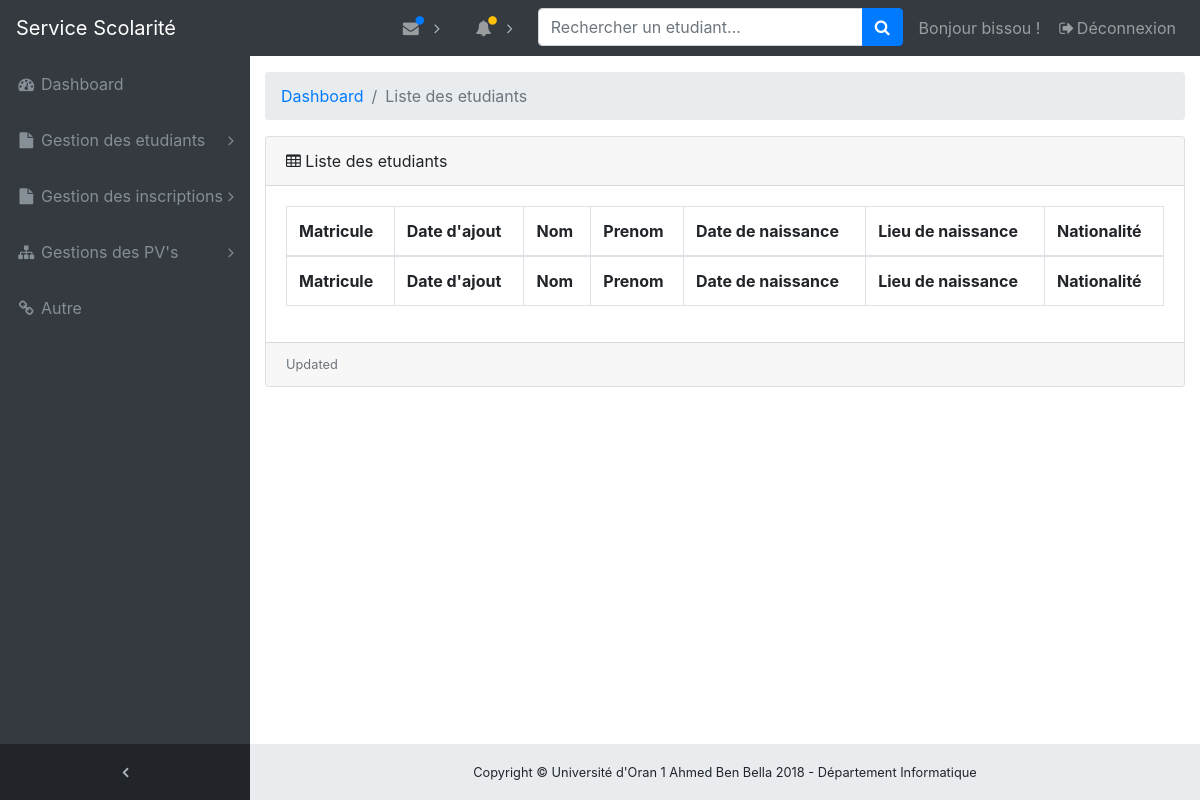
Before: /dashboard/liste_etudiants/ (signed in) with the older database file.
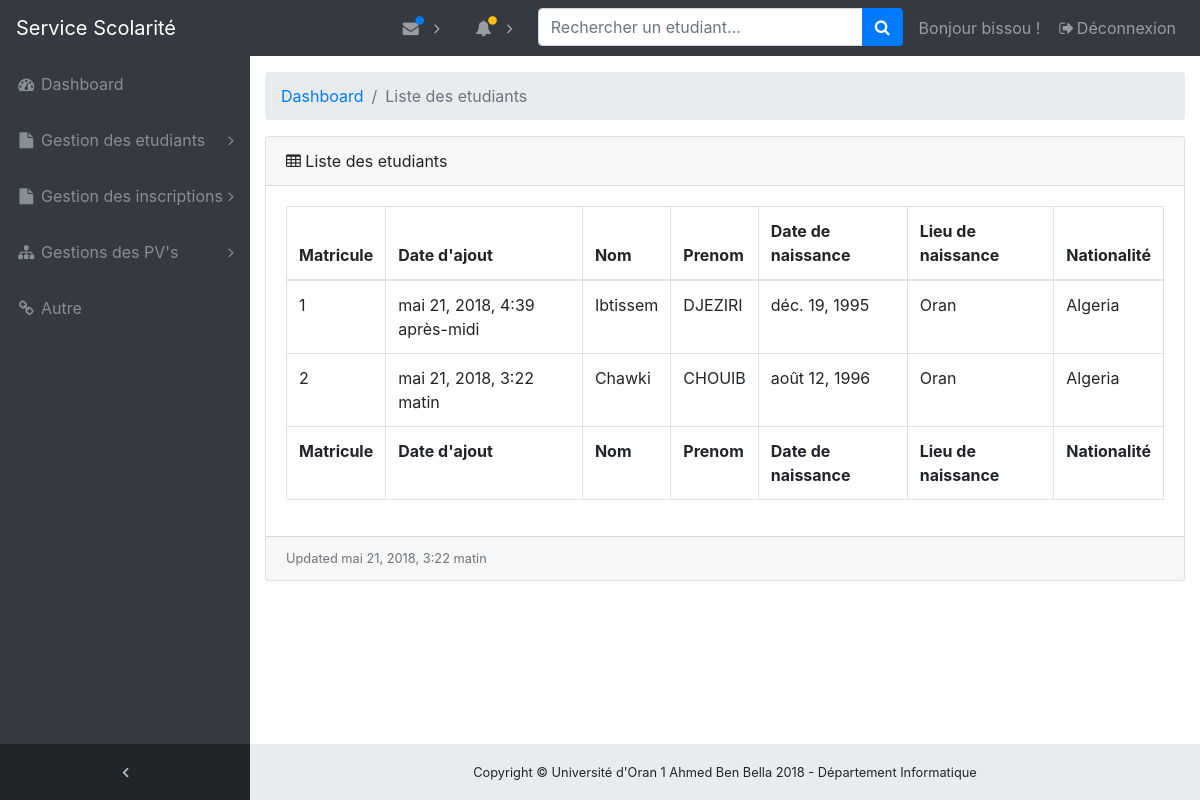
After: the same page with the newer database file.
### inscriptions/models.py (models this page shows, shortened)
class Etudiant(models.Model):
    user = models.OneToOneField('auth.User')
    sexe = models.CharField(
        choices=(('Homme', 'Homme'), ('Femme', 'Femme')), max_length=100, blank=True)
    adresse = models.CharField(max_length=256)
    date_naissance = models.DateField(blank=True, null=True)
    lieu_naissance = models.CharField(max_length=256, blank=True, null=True)
    nationalite = CountryField(blank=True)
    telephone = models.CharField(max_length=256, blank=True)
    class Meta:
        db_table = "etudiant"
        verbose_name = "Etudiant"
        verbose_name_plural = "Etudiants"

### dashboard/views.py (the view)
def dashboard_liste_etudiants(request):
    if request.user.is_authenticated:
        etudiants = Etudiant.objects.all()
        return render(request, 'dashboard/liste_etudiants.html', {'etudiants': etudiants})
    else:
        return redirect('login_account')

### dashboard/templates/dashboard/liste_etudiants.html
{% extends 'dashboard/base.html' %}
{% load staticfiles %}
{% block content %}
    <ol class="breadcrumb">
        <li class="breadcrumb-item">
            <a href="{% url 'dashboard_home_page' %}">Dashboard</a>
        </li>
        <li class="breadcrumb-item active">Liste des etudiants</li>
    </ol>
    <div class="card mb-3">
        <div class="card-header">
            <i class="fa fa-table"></i> Liste des etudiants
        </div>
        <div class="card-body">
            <div class="table-responsive">
                <table class="table table-bordered" id="dataTable" width="100%" cellspacing="0">
                    <thead>
                    <tr>
                        <th>Matricule</th>
                        <th>Date d'ajout</th>
                        <th>Nom</th>
                        <th>Prenom</th>
                        <th>Date de naissance</th>
                        <th>Lieu de naissance</th>
                        <th>Nationalité</th>
                    </tr>
                    </thead>
                    <tfoot>
                    <tr>
                        <th>Matricule</th>
                        <th>Date d'ajout</th>
                        <th>Nom</th>
                        <th>Prenom</th>
                        <th>Date de naissance</th>
                        <th>Lieu de naissance</th>
                        <th>Nationalité</th>
                    </tr>
                    </tfoot>
                    <tbody>
                    {% for etudiant in etudiants %}
                        <tr>
                            <td>{{ etudiant.id }}</td>
                            <td>{{ etudiant.user.date_joined }}</td>
                            <td>{{ etudiant.user.first_name.capitalize }}</td>
                            <td>{{ etudiant.user.last_name.upper }}</td>
                            <td> {{ etudiant.date_naissance }}</td>
                            <td> {{ etudiant.lieu_naissance.capitalize }}</td>
                            <td> {{ etudiant.nationalite.name }}</td>
                        </tr>
                    {% endfor %}
                    </tbody>
                </table>
            </div>
        </div>
        <div class="card-footer small text-muted">Updated {{ etudiants.last.user.date_joined }}</div>
    </div>
    </div>
{% endblock %}

Changed rows visible on the page:
added Etudiant: id "1", user.date_joined "mai 21, 2018, 4:39 après-midi", user.first_name "Ibtissem", user.last_name "DJEZIRI", date_naissance "déc. 19, 1995", lieu_naissance "Oran", nationalite.name "Algeria"
added Etudiant: id "2", user.date_joined "mai 21, 2018, 3:22 matin", user.first_name "Chawki", user.last_name "CHOUIB", date_naissance "août 12, 1996", lieu_naissance "Oran", nationalite.name "Algeria", last.user.date_joined "mai 21, 2018, 3:22 matin"
